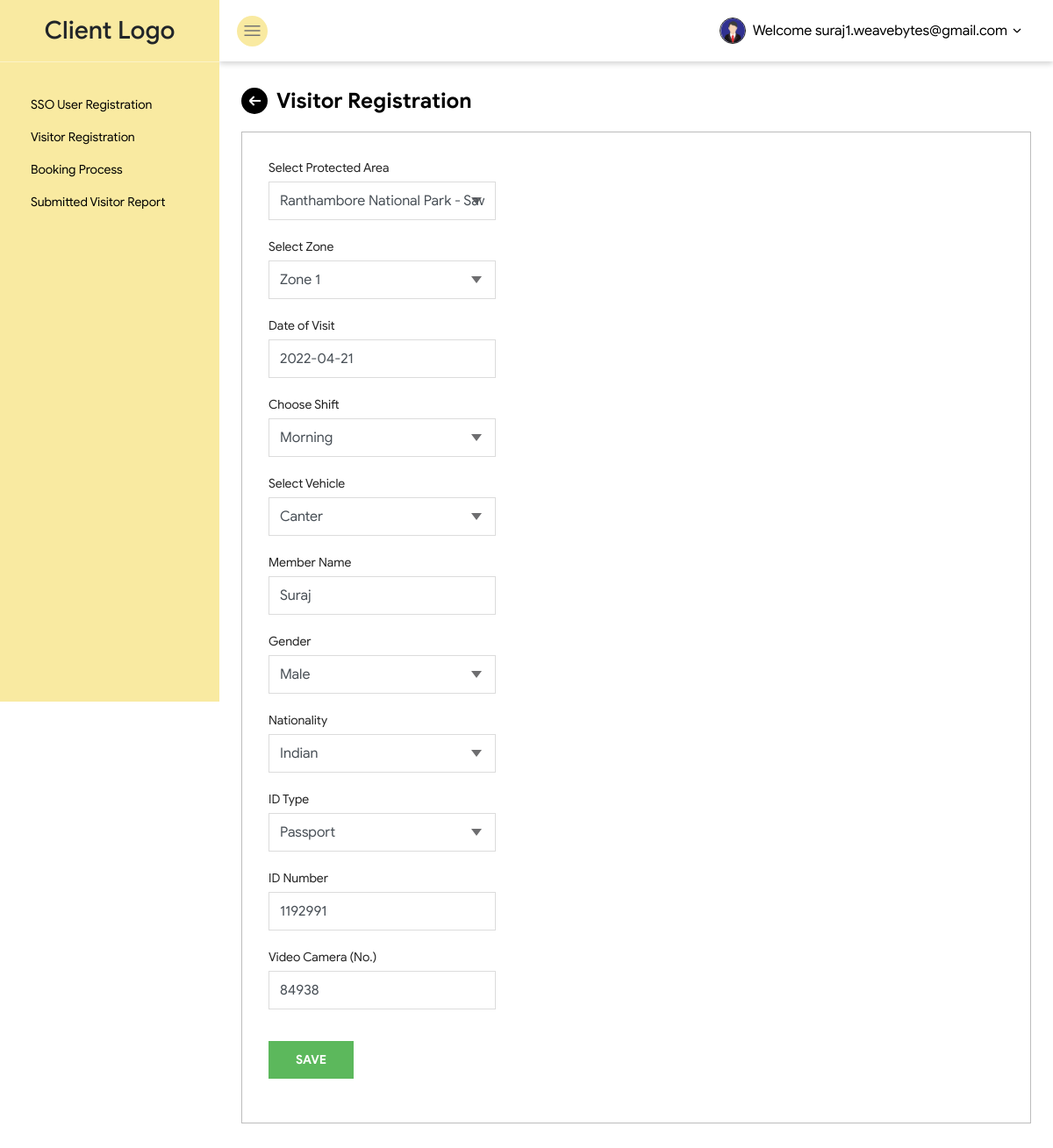
/edit_visitor/1 (signed in), run on the app's committed database.
### users/models.py (models this page shows)
class CustomUser(AbstractBaseUser, PermissionsMixin):
    email = models.EmailField(_('email address'), unique=True)
    is_staff = models.BooleanField(default=False)
    is_active = models.BooleanField(default=True)
    date_joined = models.DateTimeField(default=timezone.now)
    USERNAME_FIELD = 'email'
    REQUIRED_FIELDS = []
    objects = CustomUserManager()
    def __str__(self):
        return self.email

### visitor/models.py (models this page shows)
class Visitor_Register(models.Model):
    user = models.ForeignKey(get_user_model(), on_delete=models.CASCADE,)
    protected_area = models.CharField(max_length=100, choices=PROTECTED_AREA, default="Select")
    zone = models.CharField(max_length=10, choices=ZONE, default="Select")
    visit_date = models.DateField()
    choose_shift = models.CharField(max_length=20,choices=SHIFT, default="Select")
    vehicle_type = models.CharField(max_length=20,choices=VEHICHLE, default="Select")
    member_name = models.CharField(max_length=30)
    gender = models.CharField(max_length=30, choices=GENDER, default="Select")
    nationality = models.CharField(max_length=30, choices=NATIONALITY, default="Select")
    id_type = models.CharField(max_length=30, choices=ID_TYPE, default="Select")
    id_number = models.CharField(max_length=30)
    video_cam = models.CharField(max_length=30)
    created_date = models.DateTimeField(auto_now_add=True)

### visitor/views.py (the view)
# urls.py: path('edit_visitor/<int:id>',edit_visitor, name="edit_visitor"),
def edit_visitor(request, id=None):
    if id:
        visitor = get_object_or_404(Visitor_Register, pk=id)
        if visitor.user != request.user:
            return HttpResponseForbidden()
    else:
        visitor = Visitor_Register.objects.filter(user=request.user)
    form = VisitorForm(request.POST or None, instance=visitor)
    if form.is_valid():
        advert = form.save()
        return redirect("/visitor_registration/")
    return render(request, 'add-visitor.html', {'form': form})

### visitor/forms.py
class VisitorForm(forms.ModelForm):
    class Meta:
        model = Visitor_Register
        fields = ('protected_area', 'zone', 'visit_date', 'choose_shift', 'vehicle_type', 'vehicle_type', 'member_name', 'gender', 'nationality', 'id_type', 'id_number', 'video_cam')

### templates/add-visitor.html (shortened to what this page needs)
{% include 'header.html' %}
            <div class="content-wrapper">
                <h4 class="mainHeading"><a href="/visitor_registration/"><i class="fi fi-rs-arrow-small-left"></i></a>Visitor Registration</h4>
                <div class="formBlock">
                    <div class="row">
                        <div class="col-sm-8 col-md-6 col-lg-4">
                            <form method="POST" enctype="multipart/form-data">
                                <div class="form-group">
                                    <label>Select Protected Area</label>
                                    {{ form.protected_area }}
                                </div>
                                <div class="form-group">
                                    <label>Select Zone</label>
                                    {{form.zone}}
                                </div>
                                <div class="form-group">
                                    <label>Date of Visit</label>
                                    {{form.visit_date}}
                                </div>
                                <div class="form-group">
                                    <label>Choose Shift</label>
                                    {{form.choose_shift}}
                                </div>
                                <div class="form-group">
                                    <label>Select Vehicle</label>
                                    {{form.vehicle_type}}
                                </div>
                                <div class="form-group">
                                    <label>Member Name</label>
                                    {{form.member_name}}
                                </div>
                                <div class="form-group">
                                    <label>Gender</label>
                                    {{form.gender}}
                                </div>
                                <div class="form-group">
                                    <label>Nationality</label>
                                    {{form.nationality}}
                                </div>
                                <div class="form-group">
                                    <label>ID Type</label>
                                    {{form.id_type}}
                                </div>
                                <div class="form-group">
                                    <label>ID Number</label>
                                    {{form.id_number}}
                                </div>
                                <div class="form-group">
                                    <label>Video Camera (No.)</label>
                                    {{form.video_cam}}
                                </div>
                                <div class="form-group">
                                    <button type="submit" class="btn themeBtn mt-3">Save</button>
                                </div>
                            </form>
                        </div>
                    </div>
                </div>
            </div>
        </div>
    </div>
{% include 'footer.html' %}

### templates/header.html (shortened to what this page needs)
<!doctype html>
<html lang="en">
<head>
    <link rel="stylesheet" href="/static/css/bootstrap.min.css">
    <link rel="stylesheet" href="/static/css/uicons-regular-straight.css">
    <link rel="stylesheet" href="/static/css/style.css">
    <link rel="stylesheet" href="/static/css/responsive.css">
</head>
<body>
    <div class="wrapper">
        <nav id="sidebar">
            <div class="sidebar-header">
                <h3 class="mb-0">Client Logo</h3>
            </div>
            <ul class="menu">
                <li><a href="/sso_user_register/">SSO User Registration</a></li>
                <li><a href="/visitor_registration/">Visitor Registration</a></li>
                <li><a href="/booking_process/">Booking Process</a></li>
                <li><a href="/submitted_visitor_report/">Submitted Visitor Report</a></li>
            </ul>
        </nav>
        <div class="content">
            <nav class="navbar ">
                <button type="button" id="sidebarCollapse" class="btn btnToogle"> <i class="fi fi-rs-menu-burger"></i></button>
                <div class="btn-group">
                    <button type="button" class="btn btnUser" data-toggle="dropdown" aria-haspopup="true" aria-expanded="false">
            <div class="userImg"><img src="/static/images/userImg.png" alt="img"></div>
            Welcome {{request.user}} <i class="fi fi-rs-angle-small-down"></i>
          </button>
                </div>
            </nav>

### templates/css/style.css (style rules this page uses)
ul { margin: 0; padding: 0; }
li { list-style: none; }
body { font-family: "Google Sans"; font-size: 14px; background: #fff; }
.themeBtn { background: #5cb85c; color: #fff; font-size: 14px; text-transform: uppercase; padding: 10px 15px; border-radius: 3px; font-weight: bold; transition: all 0.3s ease-in; }
.mainHeading { display: flex; align-items: center; color: #000; font-size: 24px; font-weight: bold; text-transform: capitalize; margin-bottom: 20px; }
.mainHeading a { background-color: #000; color: #fff; display: flex; align-items: center; justify-content: center; height: 30px; width: 30px; border-radius: 50%; margin-right: 10px; transition: all 0.3s ease-in; }
.wrapper { display: flex; width: 100%; align-items: stretch }
#sidebar { min-width: 250px; max-width: 250px; height: 100vh; background: #F9EAA1; transition: all 0.3s; z-index: 9; position: fixed; top: 0; bottom: 0; left: 0; }
#sidebar .sidebar-header { text-align: center; padding: 18px 15px; background: #F9EAA1; border-bottom: 1px solid rgba(255, 255, 255, 0.4); }
#sidebar .menu { padding: 30px; }
#sidebar .menu li { position: relative; }
#sidebar .menu li a { display: flex; color: #000; font-size: 14px; font-weight: normal; padding: 8px 5px; transition: all 0.3s ease-in; }
.navbar { background-color: #fff; box-shadow: 0 3px 6px rgba(0, 0, 0, 0.16); padding: 13px 20px; }
.navbar .btnToogle { background: #F9EAA1; color: #737373; border-radius: 50%; height: 35px; width: 35px; display: flex; align-items: center; justify-content: center; font-size: 18px; transition: all 0.3s ease-in; }
.navbar .btnUser { display: flex; align-items: center; color: #000000; font-size: 16px; font-weight: normal; }
.navbar .btnUser .userImg { border: 1px solid #212121; width: 30px; height: 30px; border-radius: 50%; margin-right: 8px; }
.navbar .btnUser .userImg img { width: 100%; }
.navbar .btnUser i { margin-left: 3px; }
.content { width: 100%; margin-left: 250px; transition: all 0.3s ease-in; }
.content-wrapper { padding: 30px 25px; }
.formBlock { border: 1px solid #BCBCBC; padding: 30px; margin-bottom: 30px; }
form label { font-size: 14px; color: #212121; display: block; margin-bottom: 5px; }
form .form-group { margin-bottom: 20px; position: relative; }
form .form-control { border-radius: 0; height: 44px; border: 1px solid #dcdcdc; }
form select.form-control { -moz-appearance: none; -webkit-appearance: none; appearance: none; background: url(../images/selArrow.svg) no-repeat right 15px center; }
.formBlock .themeBtn { border-radius: 0; padding: 10px 30px; }

### data on the page
CustomUser: user "suraj1.weavebytes@gmail.com"
Visitor_Register: protected_area "Ranthambore National Park - Sawai Madhopur", zone "Zone 1", visit_date "2022-04-21", choose_shift "Morning", vehicle_type "Canter", member_name "Suraj", gender "Male", nationality "Indian", id_type "Passport", id_number "1192991", video_cam "84938"
